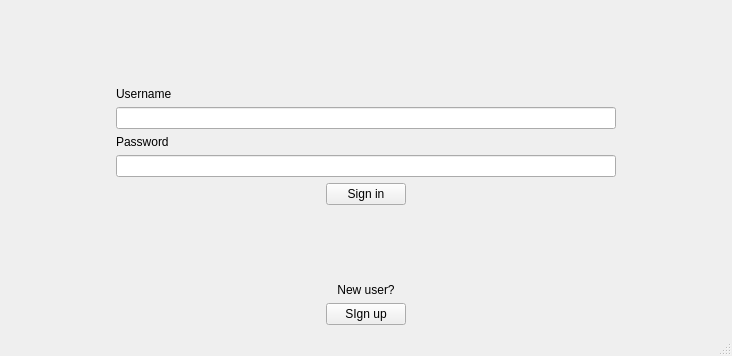
<?xml version="1.0" encoding="UTF-8"?>
<ui version="4.0">
 <class>MainWindow</class>
 <widget class="QMainWindow" name="MainWindow">
  <property name="geometry">
   <rect>
    <x>0</x>
    <y>0</y>
    <width>732</width>
    <height>356</height>
   </rect>
  </property>
  <property name="windowTitle">
   <string>MainWindow</string>
  </property>
  <widget class="QWidget" name="centralwidget">
   <layout class="QVBoxLayout" name="verticalLayout">
    <item>
     <layout class="QGridLayout" name="gridLayout">
      <item row="1" column="1">
       <widget class="QLabel" name="label">
        <property name="maximumSize">
         <size>
          <width>16777215</width>
          <height>50</height>
         </size>
        </property>
        <property name="text">
         <string>Username</string>
        </property>
       </widget>
      </item>
      <item row="8" column="1">
       <layout class="QHBoxLayout" name="horizontalLayout_6">
        <item>
         <spacer name="horizontalSpacer_5">
          <property name="orientation">
           <enum>Qt::Horizontal</enum>
          </property>
          <property name="sizeHint" stdset="0">
           <size>
            <width>40</width>
            <height>20</height>
           </size>
          </property>
         </spacer>
        </item>
        <item>
         <widget class="QPushButton" name="signUpButton">
          <property name="text">
           <string>SIgn up</string>
          </property>
         </widget>
        </item>
        <item>
         <spacer name="horizontalSpacer_6">
          <property name="orientation">
           <enum>Qt::Horizontal</enum>
          </property>
          <property name="sizeHint" stdset="0">
           <size>
            <width>40</width>
            <height>20</height>
           </size>
          </property>
         </spacer>
        </item>
       </layout>
      </item>
      <item row="2" column="1">
       <widget class="QLineEdit" name="username">
        <property name="minimumSize">
         <size>
          <width>500</width>
          <height>0</height>
         </size>
        </property>
        <property name="maximumSize">
         <size>
          <width>16777215</width>
          <height>16777215</height>
         </size>
        </property>
       </widget>
      </item>
      <item row="5" column="1">
       <layout class="QHBoxLayout" name="horizontalLayout">
        <property name="spacing">
         <number>3</number>
        </property>
        <item>
         <spacer name="horizontalSpacer">
          <property name="orientation">
           <enum>Qt::Horizontal</enum>
          </property>
          <property name="sizeHint" stdset="0">
           <size>
            <width>40</width>
            <height>20</height>
           </size>
          </property>
         </spacer>
        </item>
        <item>
         <widget class="QPushButton" name="signInButton">
          <property name="text">
           <string>Sign in</string>
          </property>
         </widget>
        </item>
        <item>
         <spacer name="horizontalSpacer_2">
          <property name="orientation">
           <enum>Qt::Horizontal</enum>
          </property>
          <property name="sizeHint" stdset="0">
           <size>
            <width>40</width>
            <height>20</height>
           </size>
          </property>
         </spacer>
        </item>
       </layout>
      </item>
      <item row="0" column="2" rowspan="5">
       <spacer name="horizontalSpacer_4">
        <property name="orientation">
         <enum>Qt::Horizontal</enum>
        </property>
        <property name="sizeHint" stdset="0">
         <size>
          <width>100</width>
          <height>20</height>
         </size>
        </property>
       </spacer>
      </item>
      <item row="4" column="1">
       <widget class="QLineEdit" name="password">
        <property name="maximumSize">
         <size>
          <width>16777215</width>
          <height>16777215</height>
         </size>
        </property>
       </widget>
      </item>
      <item row="0" column="1">
       <spacer name="verticalSpacer_2">
        <property name="orientation">
         <enum>Qt::Vertical</enum>
        </property>
        <property name="sizeHint" stdset="0">
         <size>
          <width>20</width>
          <height>40</height>
         </size>
        </property>
       </spacer>
      </item>
      <item row="0" column="0" rowspan="5">
       <spacer name="horizontalSpacer_3">
        <property name="orientation">
         <enum>Qt::Horizontal</enum>
        </property>
        <property name="sizeHint" stdset="0">
         <size>
          <width>100</width>
          <height>20</height>
         </size>
        </property>
       </spacer>
      </item>
      <item row="7" column="1">
       <widget class="QLabel" name="Access">
        <property name="maximumSize">
         <size>
          <width>16777215</width>
          <height>50</height>
         </size>
        </property>
        <property name="text">
         <string>New user?</string>
        </property>
        <property name="alignment">
         <set>Qt::AlignCenter</set>
        </property>
       </widget>
      </item>
      <item row="3" column="1">
       <widget class="QLabel" name="label_2">
        <property name="maximumSize">
         <size>
          <width>16777215</width>
          <height>50</height>
         </size>
        </property>
        <property name="text">
         <string>Password</string>
        </property>
       </widget>
      </item>
      <item row="6" column="1">
       <spacer name="verticalSpacer">
        <property name="orientation">
         <enum>Qt::Vertical</enum>
        </property>
        <property name="sizeHint" stdset="0">
         <size>
          <width>20</width>
          <height>40</height>
         </size>
        </property>
       </spacer>
      </item>
     </layout>
    </item>
   </layout>
  </widget>
  <widget class="QMenuBar" name="menubar">
   <property name="geometry">
    <rect>
     <x>0</x>
     <y>0</y>
     <width>732</width>
     <height>23</height>
    </rect>
   </property>
  </widget>
  <widget class="QStatusBar" name="statusbar"/>
  <action name="actionSign_In">
   <property name="text">
    <string>Sign In</string>
   </property>
  </action>
  <action name="actionSign_Up">
   <property name="text">
    <string>Sign Up</string>
   </property>
  </action>
 </widget>
 <resources/>
 <connections/>
</ui>
